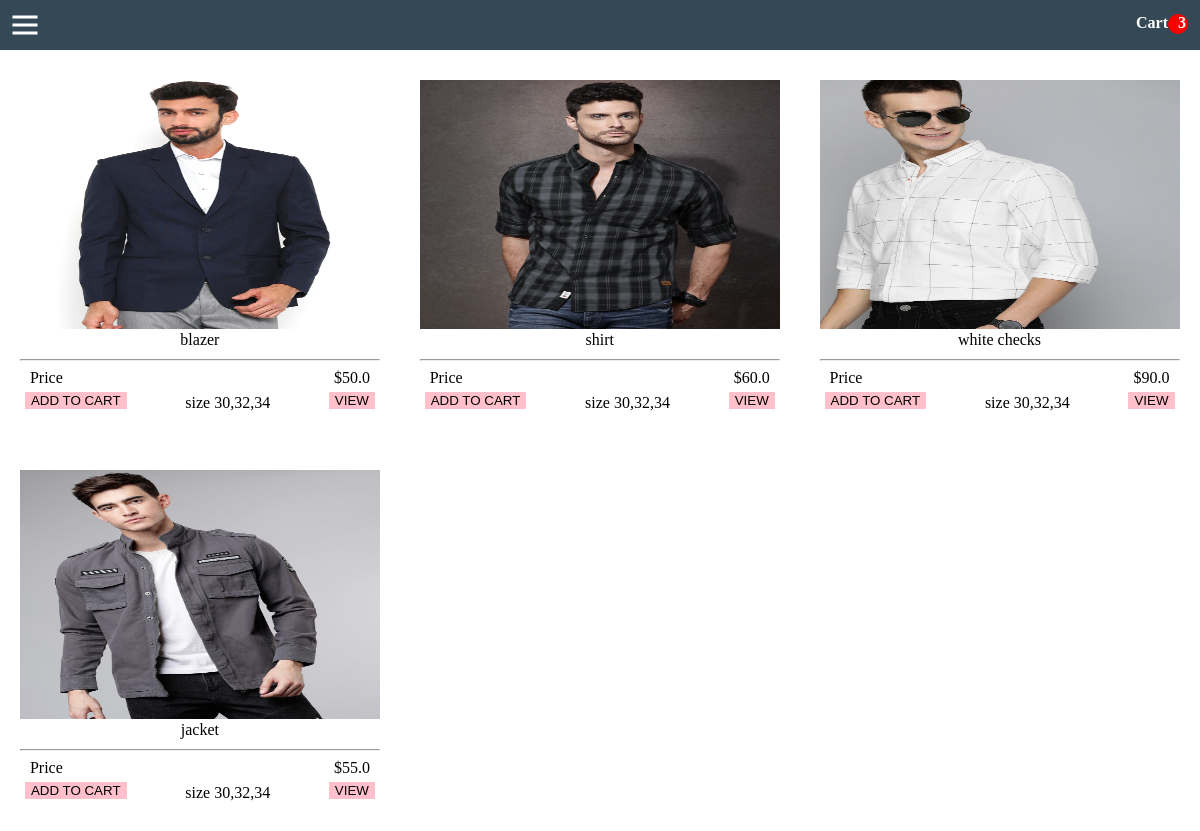
/apparels/ (signed in), run on the app's committed database.
### home/models.py (models this page shows, shortened)
class Order(models.Model):
    customer=models.ForeignKey(customer,on_delete=models.CASCADE)
    opencart=models.BooleanField()
    transaction_id=models.CharField(max_length=200)
    date_ordered=models.DateTimeField(auto_now_add=True)
    def cart_items(self):
        order_items=self.orderitem_set.all()
        total=sum([item.quantity for item in order_items])
        return total

class orderitem(models.Model):
    quantity=models.IntegerField(default=0)
    order=models.ForeignKey(Order,on_delete=models.CASCADE,null=True)
    product=models.ForeignKey(Products,on_delete=models.CASCADE,null=True)
    date_ordered=models.DateTimeField(auto_now_add=True)

class Products(models.Model):
    name=models.CharField(max_length=200)
    price=models.FloatField()
    image=models.ImageField(upload_to='images')
    @property
    def imageURL(self):
        try:
            urlname=self.image.url
        except:
            urlname=''
        return urlname

### home/views.py (the view)
# urls.py: path('apparels/',include('home.urls')),
def apparels(request):
    products=Products.objects.all()
    if(request.user.is_authenticated):
        customer_obj=request.user.customer
        order,created=Order.objects.get_or_create(customer=customer_obj,opencart=True)
        items=order.orderitem_set.all()
        context={'items':items,'order':order,'product':products}
    else:
        items=[]
        order={'cart_items':0,'cart_total':0}
        context={'items':items,'order':order,'product':products}
    return render(request,'apparels.html',context)

### templates/apparels.html
{% extends 'base.html' %}
{%load static%}
{% block content %}
	{% for product in product%}
	<div class="container">
		<div class="image">
	<img src="{{product.imageURL}} " width='100%' height='100%'>
	</div>
	<p id="name">{{product.name}}</p>
	<hr>
	<div class="price">
	<span id="price_label">Price</span><span id="price">${{product.price}}</span>
</div>
    <div class="lower">
    	<button id="addcart" data-product={{product.id}} data-action="add" class="update-cart">ADD TO CART</button>
    	<button id="buynow" >VIEW</button>
    	<p>size <span>30</span><span>,32</span><span>,34</span></p>
    </div>
</div>
{%endfor%}
{% endblock %}

### templates/base.html (shortened to what this page needs)
{%load static%}
<!DOCTYPE html>
<html lang="en">
<head>
    <link rel="stylesheet" type="text/css" href="{% static 'css/commerce.css' %}">
    </head>
        <body>
    <nav class="navbar">
        <a href="/cart" class="navcon" id="ancho">Cart<span ><div id="cart_number" ><span id="cnum">{{order.cart_items}}</span></div></span></a>
        </nav>
       <div class="menu">
         <span></span>
       </div>
       <div class="extend">
        {%block content%}
        {%endblock%}
       </div>
</body>
</html>

### static/css/commerce.css (style rules this page uses)
body { margin:0px; padding:0px; }
.navbar { position:fixed; top:0; height:50px; width:100%; background-color:#344955; z-index: 9999; }
#ancho { text-decoration: none; color:white; font-weight:bold; font-size: 16px; }
.navcon { margin-top: 14px; float:right; margin-right:1%; }
.menu { position:fixed; top:0; left:0; background-color:#344955; height:50px; width:50px; cursor:pointer; transition:0.3s; z-index:9999; }
.menu span { position:absolute; height:3px; width:25px; background-color:#fff; top:50%; left:50%; transform: translate(-50%,-50%); transition:0.3s; }
.menu span:before { content:''; position:absolute; top:-8px; background-color:#fff; height:3px; width:25px; transition:0.3s; }
.menu span:after { content:''; position:absolute; top:8px; background-color:#fff; height:3px; width:25px; transition:0.3s; }
img { width:100%; height:100%; }

### templates/base.html (style rules this page uses)
.container { margin:1.66%; float:left; width: 30%; height:350px; }
.image { width:100%; height:249px; }
button { display: inline-block; border:none; background-color: pink; }
p { padding:2px; margin:0; }
.lower { padding-left: 5px; padding-right: 5px; padding-top: 5px; opacity:9999; background-color: white; }
.lower p { text-align: center; }
.price { padding-left:10px; padding-right:10px; }
#price { float:right; }
#name { text-align: center; }
#addcart { float: left; }
#buynow { float:right; }
.extend { margin-top:60px; }
#cart_number { margin:0 auto; display:inline-block; padding-left:10px; height: 20px; width: 10px; border-radius: 50%; background-color: red; }
#cnum { text-align: center; }

### data on the page
Order: cart_items "3"
Products: imageURL (picture), name "blazer", price "50.0"
Products: imageURL (picture), name "shirt", price "60.0"
Products: imageURL (picture), name "white checks", price "90.0"
Products: imageURL (picture), name "jacket", price "55.0"
